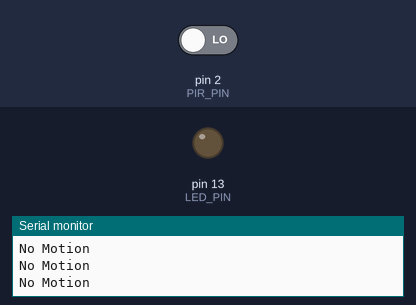
A sketch run on a simulated Arduino Uno, built with avr-gcc and run on an emulated ATmega328P. Shown: output pins drawn as LEDs (lit = HIGH), the last lines printed to the serial monitor. The inputs (shaded band) are chosen by the test bench; at power-on: pin 2 (PIR_PIN) LOW.

Above: at 1.8 s.
1.9 s: pin 2 (PIR_PIN) driven HIGH
At 2.4 s:
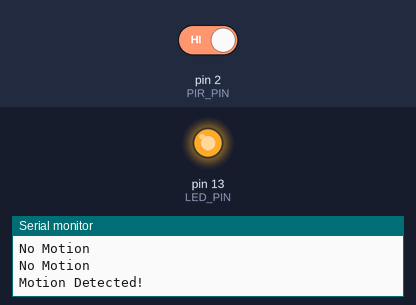
3.5 s: pin 2 (PIR_PIN) driven LOW
At 4.8 s:
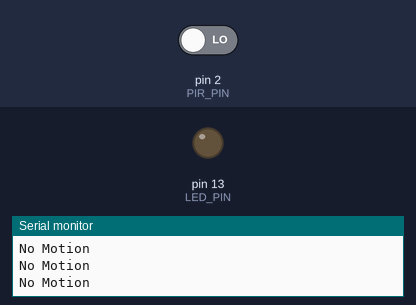
Timing chart, 0 to 6.5 s (numbered marks = the images above; inputs shaded):
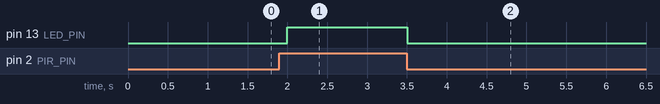

The sketch:

sketch_jun8c.ino
```cpp
// PIR Motion Sensor with Arduino UNO

#define PIR_PIN 2
#define LED_PIN 13

void setup() {
  Serial.begin(9600);

  pinMode(PIR_PIN, INPUT);
  pinMode(LED_PIN, OUTPUT);

  Serial.println("PIR Motion Sensor Ready");
}

void loop() {

  int motion = digitalRead(PIR_PIN);

  if (motion == HIGH) {

    digitalWrite(LED_PIN, HIGH);

    Serial.println("Motion Detected!");

  } else {

    digitalWrite(LED_PIN, LOW);

    Serial.println("No Motion");
  }

  delay(500);
}
```

Measured:
- after the input at 1.9 s, pin 13 (LED_PIN): LOW → HIGH after 0.10 s
- after the input at 3.5 s, pin 13 (LED_PIN): HIGH → LOW at once
